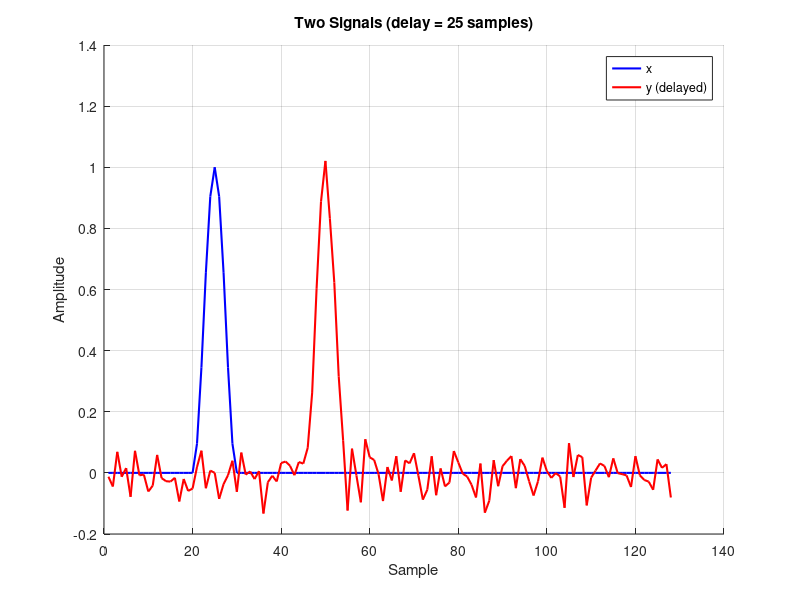
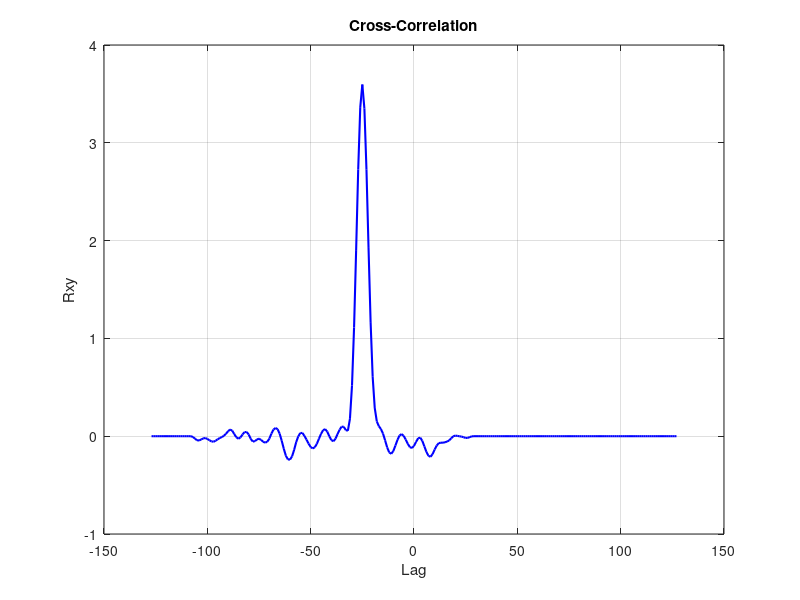

MATLAB code for these plots, in order:
% Cross-Correlation — Detect a delayed copy
% Use xcorr to find the time delay between two signals.
clear
close all

% Original pulse
N = 128;
x = zeros(1, N);
x(20:30) = hann(11)';

% Delayed and noisy copy
delay = 25;
y = zeros(1, N);
y(20+delay:30+delay) = hann(11)';
y = y + 0.05 * randn(1, N);

[c, lags] = xcorr(x, y);

figure(1)
hold on
plot(1:N, x, 'b-', 'LineWidth', 1.5)
plot(1:N, y, 'r-', 'LineWidth', 1.5)
hold off
title('Two Signals (delay = 25 samples)')
xlabel('Sample')
ylabel('Amplitude')
legend('x', 'y (delayed)')
grid on

figure(2)
plot(lags, c, 'b-', 'LineWidth', 1.5)
title('Cross-Correlation')
xlabel('Lag')
ylabel('Rxy')
grid on
